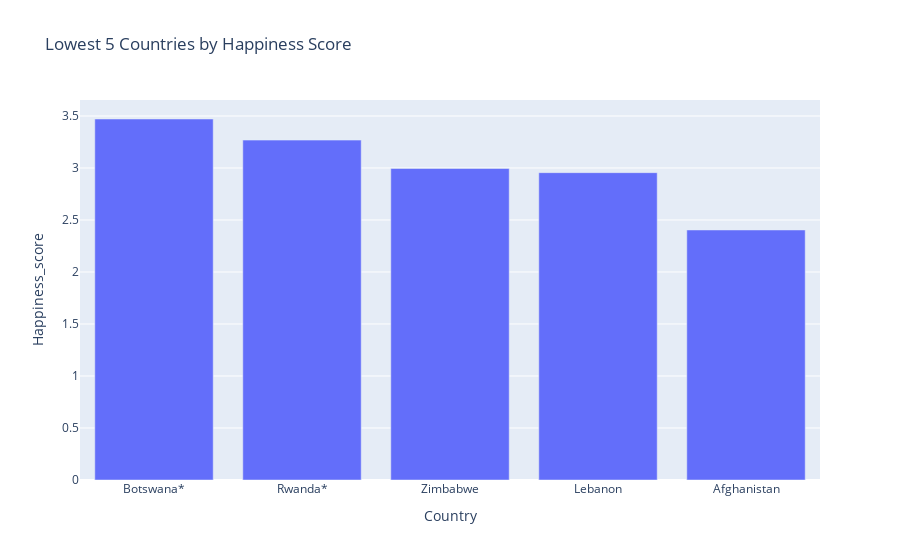

This figure's notebook cell:
### Markdown cell above
### **Bar chart for Lowest 5 Countries by Happiness Score** 🗺️💁🏽♂️

### Code cell
low_5_countries = happy.tail(5)
fig = px.bar(low_5_countries, x='Country', y='Happiness_score', title='Lowest 5 Countries by Happiness Score')
fig.show()

### Figure 1 — Plotly figure (JSON) as saved in the notebook; plotly's stock layout.template omitted (floating-point values rounded to 4 significant figures)
{"data": [{"alignmentgroup": "True", "hovertemplate": "Country=%{x}<br>Happiness_score=%{y}<extra></extra>", "legendgroup": "", "marker": {"color": "#636efa", "pattern": {"shape": ""}}, "name": "", "offsetgroup": "", "orientation": "v", "showlegend": false, "textposition": "auto", "type": "bar", "x": ["Botswana*", "Rwanda*", "Zimbabwe", "Lebanon", "Afghanistan"], "xaxis": "x", "y": [3.471, 3.268, 2.995, 2.955, 2.404], "yaxis": "y"}], "layout": {"barmode": "relative", "legend": {"tracegroupgap": 0}, "title": {"text": "Lowest 5 Countries by Happiness Score"}, "xaxis": {"anchor": "y", "domain": [0, 1], "title": {"text": "Country"}}, "yaxis": {"anchor": "x", "domain": [0, 1], "title": {"text": "Happiness_score"}}}}
